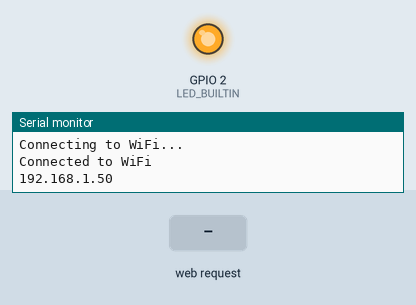
A sketch run on a simulated ESP8266 (NodeMCU). On the bench: output pins drawn as LEDs (lit = HIGH, except the on-board LED, lit = LOW), the last lines printed to the serial monitor. The test bench sets the inputs (shaded band). WiFi joins after 1.5 s; servers stay silent unless stated.

Above: at 3.2 s.
3.3 s: HTTP request GET /turnoff received
At 4.1 s:
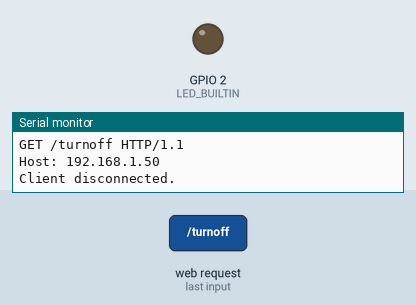
4.8 s: HTTP request GET /turnon received
At 5.3 s:
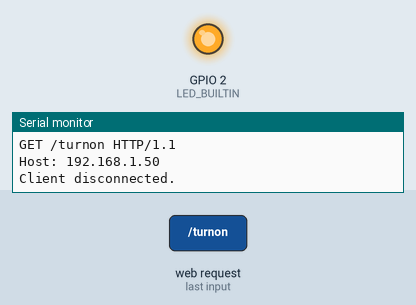
Timing chart, 0 to 7.8 s (numbered marks = the images above; inputs shaded):
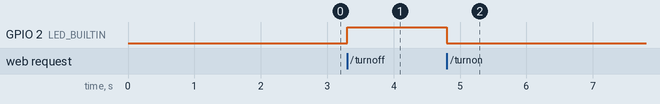

Measured:
- after the input at 3.3 s, GPIO 2 (LED_BUILTIN): LOW → HIGH at once
- after the input at 4.8 s, GPIO 2 (LED_BUILTIN): HIGH → LOW at once

The sketch:

wifi_ight.json.ino
```cpp
#include <ESP8266WiFi.h>          // 添加 ESP8266WiFi 库
const char* ssid = "11";   // Wi-Fi 名称
const char* password = "asdfghjkl";   // Wi-Fi 密码
WiFiServer server(80);           // 添加 WiFiServer 对象，用于侦听来自客户端的连接

void setup() {
  Serial.begin(115200);          // 初始化序列通信
  delay(10);

  pinMode(2, OUTPUT);  // 设置 LED 为输出
  digitalWrite(2, 0); // 初始化 LED 灭

  WiFi.begin(ssid, password);  // 连接 Wi-Fi 网络
  while (WiFi.status() != WL_CONNECTED) {
    delay(1000);
    Serial.println("Connecting to WiFi...");
  }
  Serial.println("Connected to WiFi");
  server.begin();               // 开启服务器

  Serial.println(WiFi.localIP());//打印IP地址
}

void loop() {
  WiFiClient client = server.available();   // 等待连接或请求

  if (client) {   // 如果客户端连接成功
    String currentLine = "";  // 等待客户端发送信息
    while (client.connected()) {
      if (client.available()) {   // 如果有信息可读
        char c = client.read();   // 读取客户端发送的信息
        Serial.write(c);          // 输出客户端发送的信息
        if (c == '\n') {          // 如果收到回车键
          if (currentLine.length() == 0) { // 如果收到空行
           client.println("Content-type:text/html");
           client.println();
           client.println("<html>");
           client.println("<head>");
           client.println("<title>LED Control</title>");
           client.println("<meta name=\"viewport\" content=\"width=device-width, initial-scale=1\">");
           client.println("<style>");
           client.println("body { font-family: Arial, sans-serif; background-color: #F5F5F5; }");
           client.println(".container { max-width: 500px; margin: auto; display: flex; flex-direction: column; align-items: center; justify-content: center; height: 100vh; }");
           client.println("h1 { text-align: center; font-size: 40px; margin: 0; }");
           client.println("p { text-align: center; font-size: 35px; margin-bottom: 30px; }");
           client.println("form { text-align: center; }");
           client.println("button { font-size: 30px; border: none; border-radius: 5px; padding: 20px 40px; cursor: pointer; }");
           client.println(".on { background-color: green ; color: white; }");
           client.println(".off { background-color: orange ; color: white; }");
           client.println("</style>");
           client.println("</head>");
           client.println("<body>");
           client.println("<div class=\"container\">");
           client.println("<h1>LED 控制器</h1>");

          if (digitalRead(LED_BUILTIN) == LOW) {
            client.println("<p>当前灯光状态：开启</p>");
            client.println("<form method=\"get\" action=\"/turnoff\">");
            client.println("<button class=\"off\" type=\"submit\">关闭灯光</button>");
}
          else {
             client.println("<p>当前灯光状态：关闭</p>");
             client.println("<form method=\"get\" action=\"/turnon\">");
             client.println("<button class=\"on\" type=\"submit\">开启灯光</button>");
}
          client.println("</form>");
          client.println("</div>");
          client.println("</body>");
          client.println("</html>");
            break;
          } else {                // 如果不是空行则继续读取
            currentLine = "";
          }
        } else if (c != '\r') {
          currentLine += c;
        }
        if (currentLine.endsWith("GET /turnon")) {   // 开启 LED
          digitalWrite(LED_BUILTIN, LOW);
        }
        if (currentLine.endsWith("GET /turnoff")) {  // 关闭 LED
          digitalWrite(LED_BUILTIN, HIGH);
        }
      }
    }
    // 断开客户端连接
    client.stop();
    Serial.println("Client disconnected.");
  }
}
```
